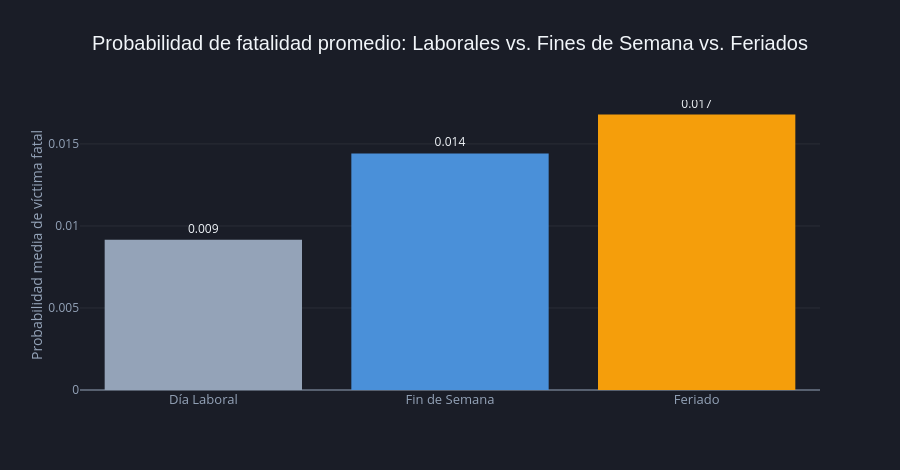

Write notebook code for a chart like this one.
### Code cell
# ── Gráfico 5B: Comparación Macrocategorías (Feriados Incluidos) ──────────────

# 1. Creamos una clasificación real sin pisarse
df_final['Categoría_Día'] = 'Día Laboral'
df_final.loc[df_final['es_fin_de_semana'] == 1, 'Categoría_Día'] = 'Fin de Semana'
df_final.loc[df_final['es_feriado'] == 1, 'Categoría_Día'] = 'Feriado' # El feriado manda si cae finde

# 2. Agrupamos por la nueva clasificación macro
df_macro = df_final.groupby('Categoría_Día')['probabilidad_fatalidad'].mean().reset_index()

# Ordenamos las barras de forma lógica para la vista
orden_macro = {'Día Laboral': 0, 'Fin de Semana': 1, 'Feriado': 2}
df_macro['orden'] = df_macro['Categoría_Día'].map(orden_macro)
df_macro = df_macro.sort_values('orden')

# 3. Creamos el gráfico con Plotly Express
fig_macro = px.bar(
    df_macro,
    x='Categoría_Día',
    y='probabilidad_fatalidad',
    color='Categoría_Día',
    title='Probabilidad de fatalidad promedio: Laborales vs. Fines de Semana vs. Feriados',
    labels={'probabilidad_fatalidad': 'Probabilidad media', 'Categoría_Día': ''},
    # Nueva paleta oscura: Gris para laboral, Azul vibrante para finde, Ámbar para feriado
    color_discrete_map={'Día Laboral': '#94A3B8', 'Fin de Semana': '#4A90D9', 'Feriado': '#F59E0B'},
    text_auto='.3f'
)

# 4. DISEÑO UNIFICADO OSCURO
fig_macro.update_layout(
    template=None,
    paper_bgcolor='#1A1D27',
    plot_bgcolor='#1A1D27',
    title_font_size=20,
    title_font_family='Arial',
    font_color='#F1F5F9',
    height=470,
    width=900,
    showlegend=False # No hace falta leyenda porque el nombre está abajo de cada barra
)

# 5. Ajustes de legibilidad para ejes y grillas tenues
fig_macro.update_xaxes(
    color='#94A3B8',
    tickfont=dict(size=13, color='#94A3B8')
)
fig_macro.update_yaxes(
    title_text='Probabilidad media de víctima fatal',
    showgrid=True, 
    gridcolor='rgba(255,255,255,0.07)', 
    color='#94A3B8',
    tickfont=dict(color='#94A3B8')
)

# Forzamos que los números de arriba de las barras sean claros
fig_macro.update_traces(
    textposition='outside', 
    textfont_size=12, 
    textfont=dict(color='#F1F5F9')
)

fig_macro.show()

### Figure 1 — Plotly figure (JSON) as saved in the notebook; plotly's stock layout.template omitted (floating-point values rounded to 4 significant figures)
{"data": [{"hovertemplate": "=%{x}<br>Probabilidad media=%{y}<extra></extra>", "legendgroup": "Día Laboral", "marker": {"color": "#94A3B8", "pattern": {"shape": ""}}, "name": "Día Laboral", "orientation": "v", "showlegend": true, "textfont": {"color": "#F1F5F9", "size": 12}, "textposition": "outside", "texttemplate": "%{y:.3f}", "type": "bar", "x": ["Día Laboral"], "xaxis": "x", "y": [0.009166], "yaxis": "y"}, {"hovertemplate": "=%{x}<br>Probabilidad media=%{y}<extra></extra>", "legendgroup": "Fin de Semana", "marker": {"color": "#4A90D9", "pattern": {"shape": ""}}, "name": "Fin de Semana", "orientation": "v", "showlegend": true, "textfont": {"color": "#F1F5F9", "size": 12}, "textposition": "outside", "texttemplate": "%{y:.3f}", "type": "bar", "x": ["Fin de Semana"], "xaxis": "x", "y": [0.01442], "yaxis": "y"}, {"hovertemplate": "=%{x}<br>Probabilidad media=%{y}<extra></extra>", "legendgroup": "Feriado", "marker": {"color": "#F59E0B", "pattern": {"shape": ""}}, "name": "Feriado", "orientation": "v", "showlegend": true, "textfont": {"color": "#F1F5F9", "size": 12}, "textposition": "outside", "texttemplate": "%{y:.3f}", "type": "bar", "x": ["Feriado"], "xaxis": "x", "y": [0.0168], "yaxis": "y"}], "layout": {"barmode": "relative", "font": {"color": "#F1F5F9"}, "height": 470, "legend": {"title": {"text": ""}, "tracegroupgap": 0}, "paper_bgcolor": "#1A1D27", "plot_bgcolor": "#1A1D27", "showlegend": false, "title": {"font": {"family": "Arial", "size": 20}, "text": "Probabilidad de fatalidad promedio: Laborales vs. Fines de Semana vs. Feriados"}, "width": 900, "xaxis": {"anchor": "y", "categoryarray": ["Día Laboral", "Fin de Semana", "Feriado"], "categoryorder": "array", "color": "#94A3B8", "domain": [0, 1], "tickfont": {"color": "#94A3B8", "size": 13}, "title": {"text": ""}}, "yaxis": {"anchor": "x", "color": "#94A3B8", "domain": [0, 1], "gridcolor": "rgba(255,255,255,0.07)", "showgrid": true, "tickfont": {"color": "#94A3B8"}, "title": {"text": "Probabilidad media de víctima fatal"}}}}
